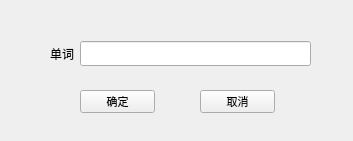
<?xml version="1.0" encoding="UTF-8"?>
<ui version="4.0">
 <class>del</class>
 <widget class="QWidget" name="del">
  <property name="geometry">
   <rect>
    <x>0</x>
    <y>0</y>
    <width>353</width>
    <height>141</height>
   </rect>
  </property>
  <property name="windowTitle">
   <string>Form</string>
  </property>
  <widget class="QPushButton" name="pushButton_del">
   <property name="geometry">
    <rect>
     <x>80</x>
     <y>90</y>
     <width>75</width>
     <height>23</height>
    </rect>
   </property>
   <property name="font">
    <font>
     <family>新宋体</family>
     <pointsize>8</pointsize>
    </font>
   </property>
   <property name="text">
    <string>确定</string>
   </property>
  </widget>
  <widget class="QPushButton" name="pushButton_2_del">
   <property name="geometry">
    <rect>
     <x>200</x>
     <y>90</y>
     <width>75</width>
     <height>23</height>
    </rect>
   </property>
   <property name="font">
    <font>
     <family>新宋体</family>
     <pointsize>8</pointsize>
    </font>
   </property>
   <property name="text">
    <string>取消</string>
   </property>
  </widget>
  <widget class="QWidget" name="horizontalLayoutWidget">
   <property name="geometry">
    <rect>
     <x>50</x>
     <y>40</y>
     <width>261</width>
     <height>28</height>
    </rect>
   </property>
   <property name="font">
    <font>
     <family>新宋体</family>
    </font>
   </property>
   <layout class="QHBoxLayout" name="horizontalLayout">
    <item>
     <widget class="QLabel" name="label">
      <property name="font">
       <font>
        <family>新宋体</family>
        <pointsize>9</pointsize>
       </font>
      </property>
      <property name="text">
       <string>单词</string>
      </property>
     </widget>
    </item>
    <item>
     <widget class="QLineEdit" name="lineEdit">
      <property name="font">
       <font>
        <family>新宋体</family>
       </font>
      </property>
     </widget>
    </item>
   </layout>
  </widget>
 </widget>
 <resources/>
 <connections/>
</ui>
